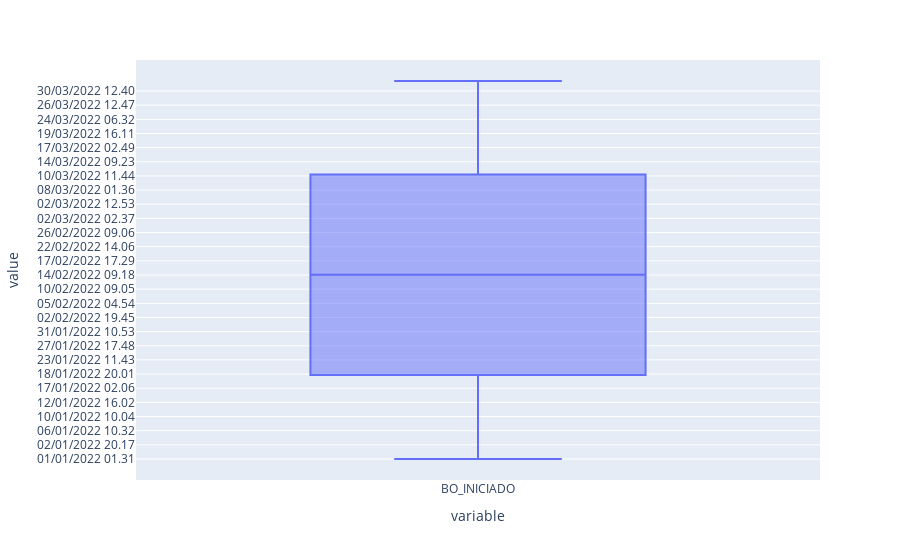

Notebook cell for this chart:
### Code cell
#Vemos que não existem outliers na coluna BO_INICIADO
px.box(df.BO_INICIADO)

### Figure 1 — Plotly figure (JSON) as saved in the notebook; plotly's stock layout.template omitted (floating-point values rounded to 4 significant figures; data arrays with more than 128 entries replaced by an {"elided": "..."} marker saying what was removed)
{"data": [{"alignmentgroup": "True", "hovertemplate": "variable=%{x}<br>value=%{y}<extra></extra>", "legendgroup": "", "marker": {"color": "#636efa"}, "name": "", "notched": false, "offsetgroup": "", "orientation": "v", "showlegend": false, "type": "box", "x": {"elided": "1166 str values"}, "x0": " ", "xaxis": "x", "y": {"elided": "1166 str values"}, "y0": " ", "yaxis": "y"}], "layout": {"boxmode": "group", "legend": {"tracegroupgap": 0}, "margin": {"t": 60}, "xaxis": {"anchor": "y", "domain": [0, 1], "title": {"text": "variable"}}, "yaxis": {"anchor": "x", "domain": [0, 1], "title": {"text": "value"}}}}
